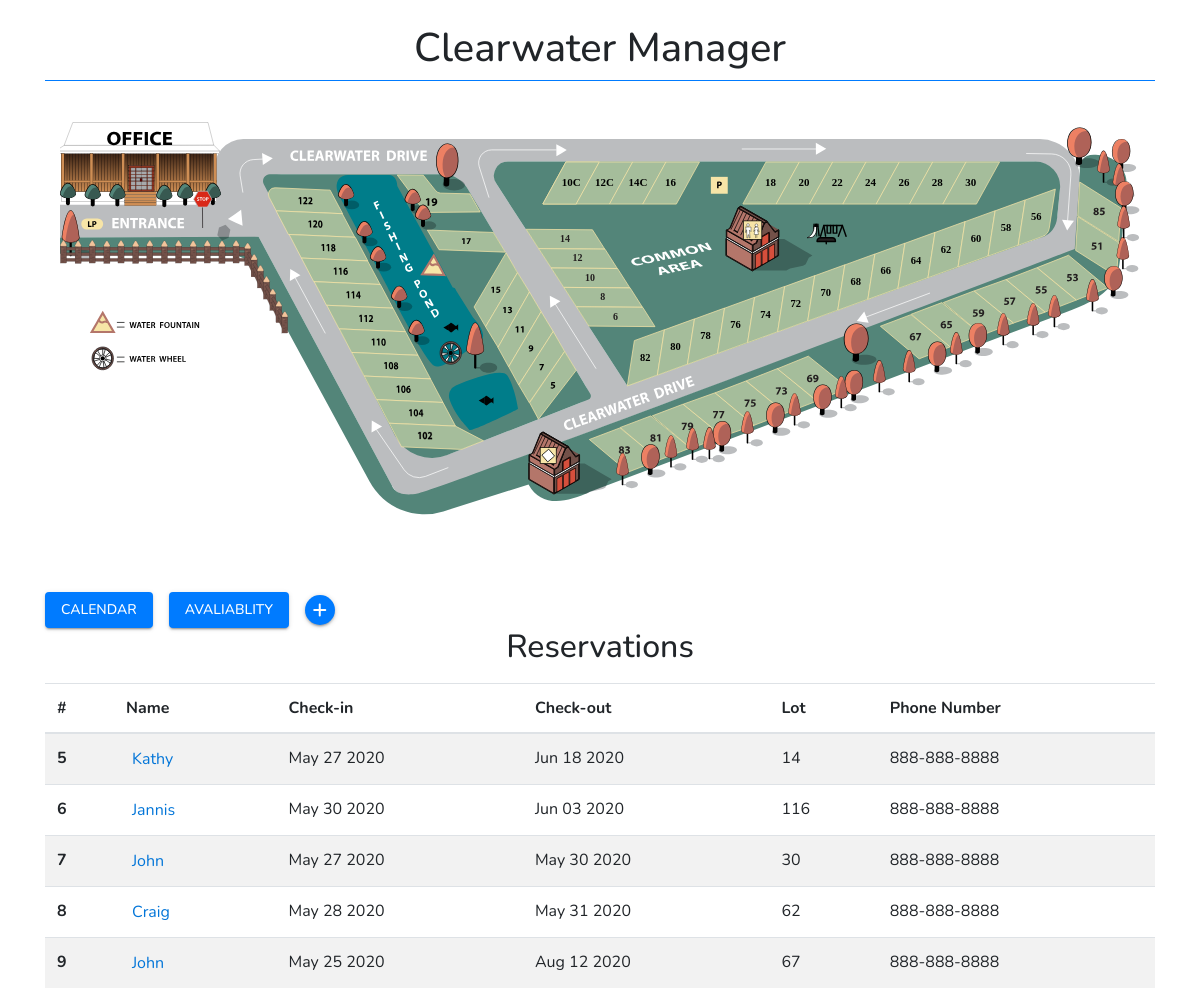
Before: /dashboard/ (signed in) with the older database file.
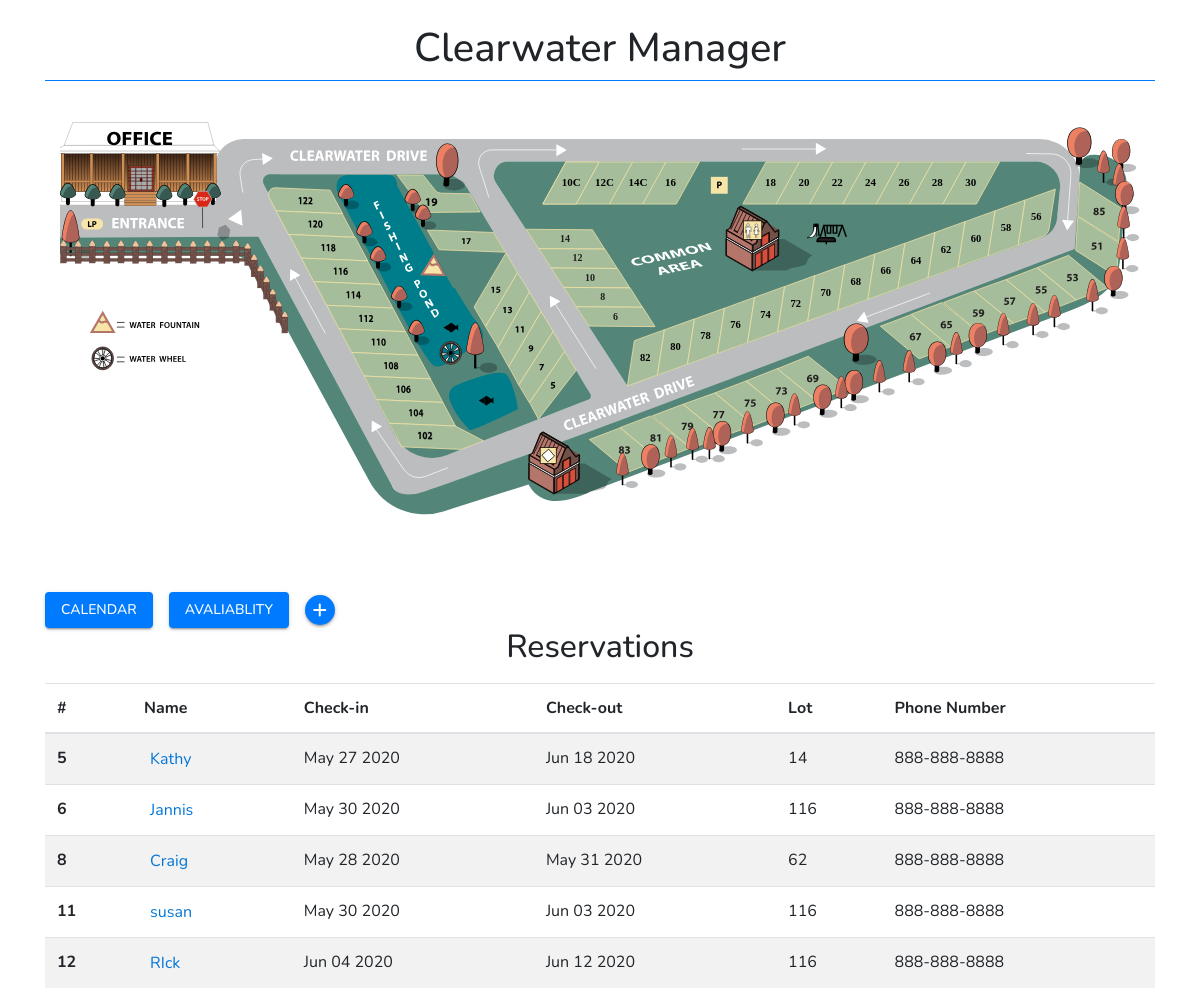
After: the same page with the newer database file.
### manager/models.py (models this page shows, shortened)
class Customer(models.Model):
    name = models.CharField(max_length=255)
    site = models.IntegerField(null=True)
    title = models.CharField(max_length=255)
    start = models.DateTimeField()
    end = models.DateTimeField()
    phoneNum = models.CharField(max_length=25)

### manager/views.py (the view)
# urls.py: path('dashboard/', views.index, name='home'),
def index(request):
    if request.user.is_authenticated:
        customers = Customer.objects.all()
        return render(request, 'manager/index.html', {"customers": customers})
    else:
        return redirect('loginuser')

### templates/manager/index.html (shortened to what this page needs)
{% extends 'base.html' %}
{% load static %}
{% block content %}
<div class="container">
    <div class="row">
        <div class="col-sm-12">
            <h1 class="title text-center mb-0 pt-4 pb-2 border-bottom border-primary">Clearwater Manager</h1>
            <div class="container map">
                {% include 'partials/_map.html' %}
            </div>
        </div>
    </div>
</div>
<div class="container">
    <div class="row">
        <div class="col-sm-12">
            <div class="d-flex justify-content-left align-items-center">
              <a href="{% url 'calendar' %}" class="btn pure-material-button-contained bg-primary mr-3" >Calendar</a>
              <a href="{% url 'calendar' %}" class="btn pure-material-button-contained bg-primary mr-3" data-toggle="modal" data-target="#check-avaliability" >Avaliablity</a>
              <button type="button" class="btn-plus bg-primary" data-toggle="modal" data-target="#customer-form-modal"><i class="fas fa-plus"></i></button>
            </div>
            <h2 class="text-center mb-3">Reservations</h2>
            <table class="table table-striped">
                <thead>
                  <tr>
                    <th scope="col">#</th>
                    <th scope="col">Name</th>
                    <th scope="col">Check-in</th>
                    <th scope="col">Check-out</th>
                    <th scope="col">Lot</th>
                    <th scope="col">Phone Number</th>
                  </tr>
                </thead>
                <tbody>
                    {% for customer in customers %}
                  <tr>
                    <th scope="row">{{ customer.id }}</th>
                    <td class="name"><button type="button" data-toggle="modal" data-target="#customer-delete" class="btn-delete">{{ customer.name }}</button></td>
                    <td class="checkin">{{ customer.start|date:"M d Y" }}</td>
                    <td class="checkout">{{ customer.end|date:"M d Y" }}</td>
                    <td class="site">{{ customer.site }}</td>
                    <td>{{ customer.phoneNum }}</td>
                  </tr>
                    {% endfor %}
                </tbody>
              </table>
        </div>
    </div>
</div>
{% endblock %}

Changed rows visible on the page:
removed Customer: id "7", name "John", start "May 27 2020", end "May 30 2020", site "30", phoneNum "888-888-8888"
removed Customer: id "9", name "John", start "May 25 2020", end "Aug 12 2020", site "67", phoneNum "888-888-8888"
added Customer: id "11", name "susan", start "May 30 2020", end "Jun 03 2020", site "116", phoneNum "888-888-8888"
added Customer: id "12", name "RIck", start "Jun 04 2020", end "Jun 12 2020", site "116", phoneNum "888-888-8888"
